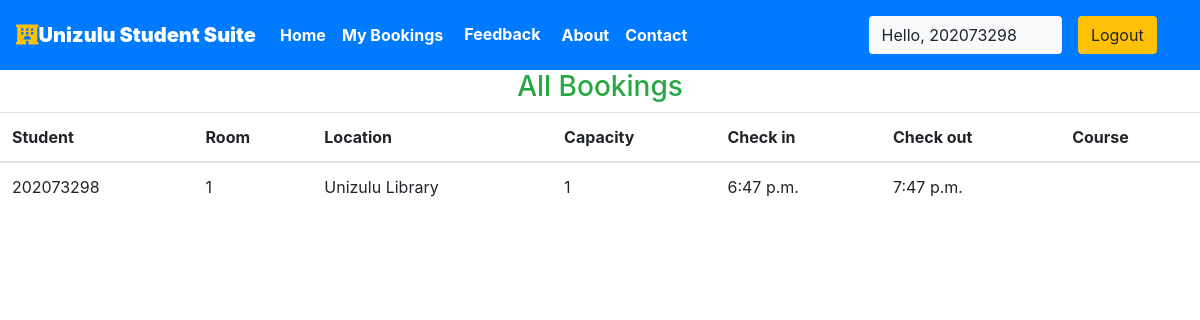
Page /staff/allbookings (signed in) on the earlier database version.
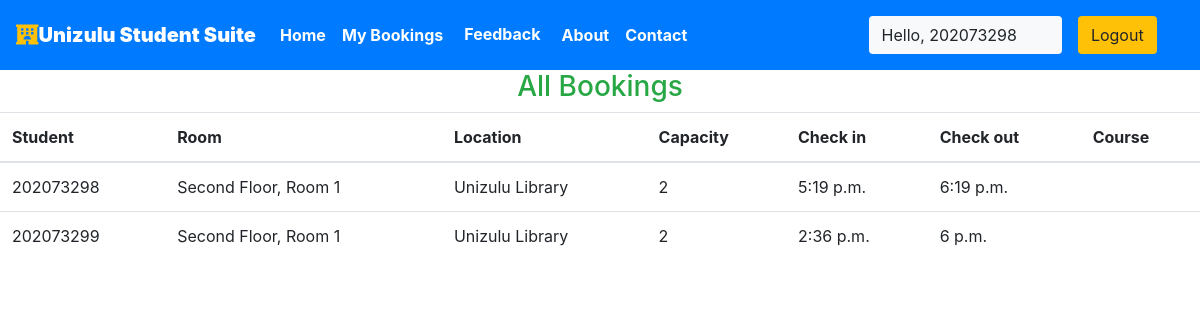
Same page on the later database version.
### students/models.py (models this page shows, shortened)
class Reservation(models.Model):
    check_in = models.TimeField(auto_now =False)
    check_out = models.TimeField()
    room = models.ForeignKey(Rooms, on_delete = models.CASCADE)
    guest = models.ForeignKey(User, on_delete= models.CASCADE)
    booking_id = models.CharField(max_length=100,default="null")

class Rooms(models.Model):
    ROOM_STATUS = (
    ("1", "available"),
    ("2", "not available"),
    )
    ROOM_TYPE = (
    ("1", "Individual Cubicle"),
    ("2", "Group Cubicle"),
    )
    room_type = models.CharField(max_length=50,choices = ROOM_TYPE)
    capacity = models.IntegerField()
    Course = models.CharField(max_length=100, default="Introductory Computing")
    size = models.IntegerField()
    hotel = models.ForeignKey(Cubicle, on_delete = models.CASCADE)
    status = models.CharField(choices =ROOM_STATUS,max_length = 15)
    roomnumber = models.CharField(max_length=30)

class Cubicle(models.Model):
    name = models.CharField(max_length=30,default="Unizulu Library")
    floor = models.CharField(max_length=20)
    location = models.CharField(max_length=50)
    province = models.CharField(max_length=50,default="Kwazul-Natal")
    country = models.CharField(max_length=50,default="South Africa")

### students/views.py (the view)
# urls.py: path('staff/allbookings', views.all_bookings, name="allbookigs"),
@login_required(login_url='/staff')
def all_bookings(request):
    bookings = Reservation.objects.all()
    if not bookings:
        messages.warning(request, "No Bookings Found")
    return HttpResponse(render(request, 'staff/allbookings.html', {'bookings': bookings}))

### students/templates/staff/allbookings.html (shortened to what this page needs)
{% extends 'basic.html' %}
{% block body %}
<h3 class="text-center  text-success">All Bookings </h3>
<table class="table">
    <thead>
        <th>Student</th>
        <th>Room</th>
        <th>Location</th>
        <th>Capacity</th>
        <th>Check in</th>
        <th>Check out</th>
        <th>Course</th>
    </thead>
    {% for each_booking in bookings %}
    <tr>
        <td>{{each_booking.guest.username}}</td>
        <td>{{each_booking.room.roomnumber}}</td>
        <td>{{each_booking.room.hotel.location}}</td>
        <td>{{each_booking.room.capacity}}</td>
        <td>{{each_booking.check_in}}</td>
        <td>{{each_booking.check_out}}</td>
        <td>{{each_booking.room.course}}</td>
    </tr>
    {% endfor %}
</table>
{% endblock body %}

Differences in the rows shown:
removed Reservation: guest.username "202073298", room.roomnumber "1", room.hotel.location "Unizulu Library", room.capacity "1", check_in "6:47 p.m.", check_out "7:47 p.m."
added Reservation: guest.username "202073298", room.roomnumber "Second Floor, Room 1", room.hotel.location "Unizulu Library", room.capacity "2", check_in "5:19 p.m.", check_out "6:19 p.m."
added Reservation: guest.username "202073299", room.roomnumber "Second Floor, Room 1", room.hotel.location "Unizulu Library", room.capacity "2", check_in "2:36 p.m.", check_out "6 p.m."
